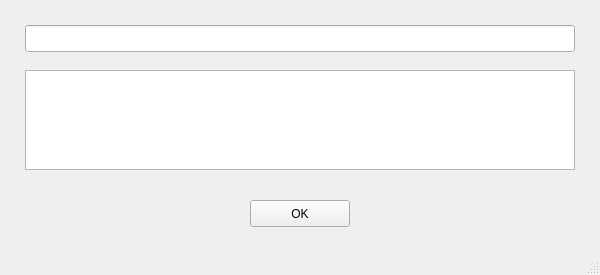
<?xml version="1.0" encoding="UTF-8"?>
<ui version="4.0">
 <class>MainWindow</class>
 <widget class="QMainWindow" name="MainWindow">
  <property name="geometry">
   <rect>
    <x>0</x>
    <y>0</y>
    <width>600</width>
    <height>275</height>
   </rect>
  </property>
  <property name="sizePolicy">
   <sizepolicy hsizetype="Fixed" vsizetype="Fixed">
    <horstretch>0</horstretch>
    <verstretch>0</verstretch>
   </sizepolicy>
  </property>
  <property name="minimumSize">
   <size>
    <width>600</width>
    <height>275</height>
   </size>
  </property>
  <property name="maximumSize">
   <size>
    <width>600</width>
    <height>300</height>
   </size>
  </property>
  <property name="windowTitle">
   <string>MainWindow</string>
  </property>
  <widget class="QWidget" name="centralwidget">
   <widget class="QLineEdit" name="Errorbox">
    <property name="geometry">
     <rect>
      <x>25</x>
      <y>25</y>
      <width>550</width>
      <height>27</height>
     </rect>
    </property>
    <property name="readOnly">
     <bool>true</bool>
    </property>
   </widget>
   <widget class="QPushButton" name="Exitbutton">
    <property name="geometry">
     <rect>
      <x>250</x>
      <y>200</y>
      <width>100</width>
      <height>27</height>
     </rect>
    </property>
    <property name="text">
     <string>OK</string>
    </property>
   </widget>
   <widget class="QTextEdit" name="Tracebackbox">
    <property name="geometry">
     <rect>
      <x>25</x>
      <y>70</y>
      <width>550</width>
      <height>100</height>
     </rect>
    </property>
    <property name="readOnly">
     <bool>true</bool>
    </property>
   </widget>
  </widget>
  <widget class="QMenuBar" name="menubar">
   <property name="geometry">
    <rect>
     <x>0</x>
     <y>0</y>
     <width>600</width>
     <height>25</height>
    </rect>
   </property>
  </widget>
  <widget class="QStatusBar" name="statusbar"/>
 </widget>
 <resources/>
 <connections/>
</ui>
